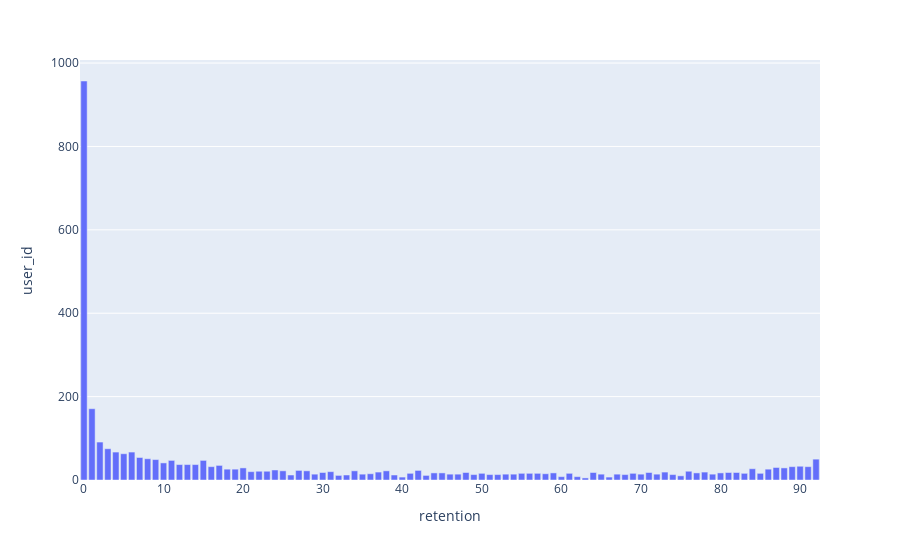

Notebook code for this chart:
### Code cell
fig = px.bar(retention, x='retention', y='user_id')
fig.show()

### Figure 1 — Plotly figure (JSON) as saved in the notebook; plotly's stock layout.template omitted (floating-point values rounded to 4 significant figures)
{"data": [{"alignmentgroup": "True", "hovertemplate": "retention=%{x}<br>user_id=%{y}<extra></extra>", "legendgroup": "", "marker": {"color": "#636efa", "pattern": {"shape": ""}}, "name": "", "offsetgroup": "", "orientation": "v", "showlegend": false, "textposition": "auto", "type": "bar", "x": [0, 1, 2, 3, 4, 5, 6, 7, 8, 9, 10, 11, 12, 13, 14, 15, 16, 17, 18, 19, 20, 21, 22, 23, 24, 25, 26, 27, 28, 29, 30, 31, 32, 33, 34, 35, 36, 37, 38, 39, 40, 41, 42, 43, 44, 45, 46, 47, 48, 49, 50, 51, 52, 53, 54, 55, 56, 57, 58, 59, 60, 61, 62, 63, 64, 65, 66, 67, 68, 69, 70, 71, 72, 73, 74, 75, 76, 77, 78, 79, 80, 81, 82, 83, 84, 85, 86, 87, 88, 89, 90, 91, 92], "xaxis": "x", "y": [957, 171, 91, 75, 67, 63, 67, 54, 51, 49, 41, 47, 37, 37, 37, 47, 32, 35, 26, 26, 29, 20, 21, 21, 24, 22, 12, 23, 22, 14, 18, 20, 11, 12, 22, 14, 15, 19, 22, 12, 7, 16, 23, 11, 17, 17, 14, 14, 18, 13, 16, 13, 13, 14, 14, 16, 16, 16, 15, 17, 8, 16, 8, 5, 18, 14, 7, 14, 13, 16, 14, 18, 14, 19, 13, 10, 21, 17, 19, 14, 17, 18, 18, 16, 27, 16, 26, 30, 29, 32, 33, 32, 50], "yaxis": "y"}], "layout": {"barmode": "relative", "legend": {"tracegroupgap": 0}, "margin": {"t": 60}, "xaxis": {"anchor": "y", "domain": [0, 1], "title": {"text": "retention"}}, "yaxis": {"anchor": "x", "domain": [0, 1], "title": {"text": "user_id"}}}}
